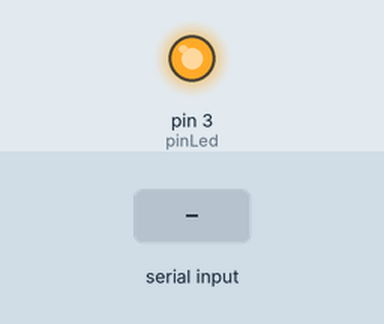
This sketch was run on a simulated Arduino Uno, built with avr-gcc and run on an emulated ATmega328P. Shown: output pins drawn as LEDs (lit = HIGH). The inputs (shaded band) are chosen by the test bench. What the sketch prints to the serial monitor is not drawn.

Above: at 1.3 s.
At 4.8 s:
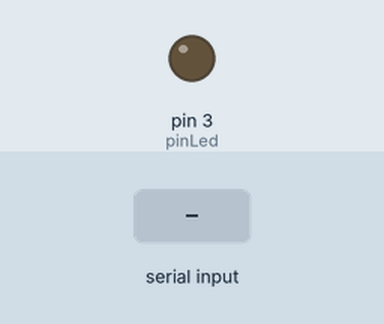
4.9 s: "." received over Serial
Timing chart, 0 to 7.9 s (numbered marks = the images above; inputs shaded):
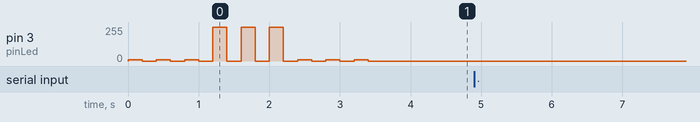

Measured:
- after the input at 4.9 s, every drawn part: stays the same

The sketch:

MORSE.INO
```cpp
int pinLed = 3;
int pinLed2 = 11;
String message = "sos";
String morseMessage;

int incomingByte = 0;

void setup() {

  pinMode(pinLed, OUTPUT);
  Serial.begin(2400);

  message.toUpperCase();

  for(int i = 0; i < message.length(); i++){

      String letra;
      letra = letraCodificada(message.charAt(i));
      morseMessage += letra;

  }

  Serial.print(morseMessage);

  for(int i = 0; i < morseMessage.length(); i++){

    if(morseMessage.charAt(i) == '.'){
      Serial.print("ponto");
      //digitalWrite(pinLed, HIGH);
      analogWrite(pinLed, 10);
      delay(200);
      //digitalWrite(pinLed, LOW);
      analogWrite(pinLed, 0);
      delay(200);
    } else {

      if(morseMessage.charAt(i) == '-'){
        Serial.print("TRAÇO");
        //digitalWrite(pinLed2, HIGH);
        analogWrite(pinLed, 255);
        delay(200);
        //digitalWrite(pinLed2, LOW);
        analogWrite(pinLed, 0);
        delay(200);
      } else {

        Serial.print("ESPAÇO");
        delay(300);

      }

    }

  }

}

void loop() {

    // send data only when you receive data:
        if (Serial.available() > 0) {
                // read the incoming byte:
                incomingByte = Serial.read();

                // say what you got:
                Serial.print("I received: ");
                Serial.println(incomingByte, DEC);

                if(incomingByte == 48){
                  digitalWrite(pinLed, HIGH);
                }

                if(incomingByte == 49){
                  digitalWrite(pinLed, LOW);
                }

                delay(500);

        }


}

String letraCodificada(char letra){

  switch(letra){

     case 'A':
      return ".-";
    break;

     case 'B':
      return "-...";
    break;

     case 'C':
      return "-.-.";
    break;

     case 'D':
      return "-..";
    break;

     case 'E':
      return ".";
    break;

     case 'F':
      return "..-.";
    break;

     case 'G':
      return "--.";
    break;

     case 'H':
      return "....";
    break;

     case 'I':
      return "..";
    break;

     case 'J':
      return ".---";
    break;

     case 'K':
      return "-.-";
    break;

     case 'L':
      return ".-..";
    break;

     case 'M':
      return "--";
    break;

     case 'N':
      return "-.";
    break;

     case 'O':
      return "---";
    break;

     case 'P':
      return ".--.";
    break;

     case 'Q':
      return "--.-";
    break;

     case 'R':
      return ".-.";
    break;

     case 'S':
      return "...";
    break;

     case 'T':
      return "-";
    break;

     case 'U':
      return "..-";
    break;

     case 'V':
      return "...-";
    break;

     case 'W':
      return ".--";
    break;

     case 'X':
      return "-..-";
    break;

     case 'Y':
      return "-.--";
    break;

     case 'Z':
      return "--..";
    break;

    default:
      return "@";

  }
}
```
